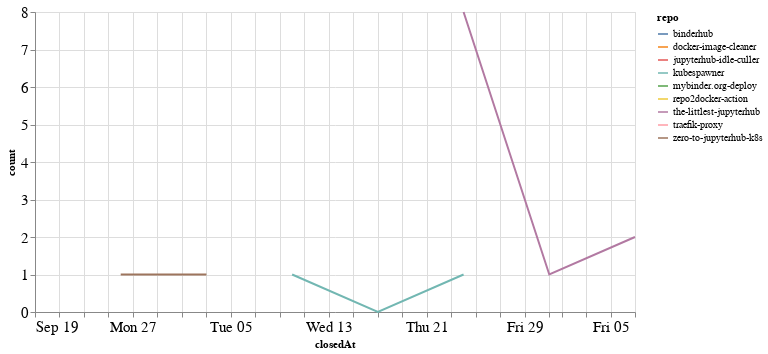

Notebook code for this chart:
### Code cell
closed_by_time = closed_by.groupby('repo').resample('W', on='closedAt').count()['author'].reset_index()
closed_by_time = closed_by_time.rename(columns={'author': 'count'})

alt.Chart(closed_by_time, width=600).mark_line().encode(
    x='closedAt',
    y='count',
    color='repo',
    tooltip="repo"
)

### Figure 1 — Vega-Lite specification as saved in the notebook (floating-point values rounded to 4 significant figures)
{"config": {"axisLeft": {"labelFontSize": 15}, "axisBottom": {"labelFontSize": 15}}, "data": {"name": "data-4061329355c1d999af0a4160aa684746"}, "mark": "line", "encoding": {"color": {"type": "nominal", "field": "repo"}, "tooltip": {"type": "nominal", "field": "repo"}, "x": {"type": "temporal", "field": "closedAt"}, "y": {"type": "quantitative", "field": "count"}}, "width": 600, "$schema": "https://vega.github.io/schema/vega-lite/v4.8.1.json", "datasets": {"data-4061329355c1d999af0a4160aa684746": [{"repo": "binderhub", "closedAt": "2021-09-19T00:00:00", "count": 5}, {"repo": "docker-image-cleaner", "closedAt": "2021-09-19T00:00:00", "count": 2}, {"repo": "jupyterhub-idle-culler", "closedAt": "2021-09-26T00:00:00", "count": 1}, {"repo": "kubespawner", "closedAt": "2021-10-10T00:00:00", "count": 1}, {"repo": "kubespawner", "closedAt": "2021-10-17T00:00:00", "count": 0}, {"repo": "kubespawner", "closedAt": "2021-10-24T00:00:00", "count": 1}, {"repo": "mybinder.org-deploy", "closedAt": "2021-10-24T00:00:00", "count": 1}, {"repo": "repo2docker-action", "closedAt": "2021-09-19T00:00:00", "count": 1}, {"repo": "the-littlest-jupyterhub", "closedAt": "2021-10-24T00:00:00", "count": 8}, {"repo": "the-littlest-jupyterhub", "closedAt": "2021-10-31T00:00:00", "count": 1}, {"repo": "the-littlest-jupyterhub", "closedAt": "2021-11-07T00:00:00", "count": 2}, {"repo": "traefik-proxy", "closedAt": "2021-10-24T00:00:00", "count": 3}, {"repo": "zero-to-jupyterhub-k8s", "closedAt": "2021-09-26T00:00:00", "count": 1}, {"repo": "zero-to-jupyterhub-k8s", "closedAt": "2021-10-03T00:00:00", "count": 1}]}}
